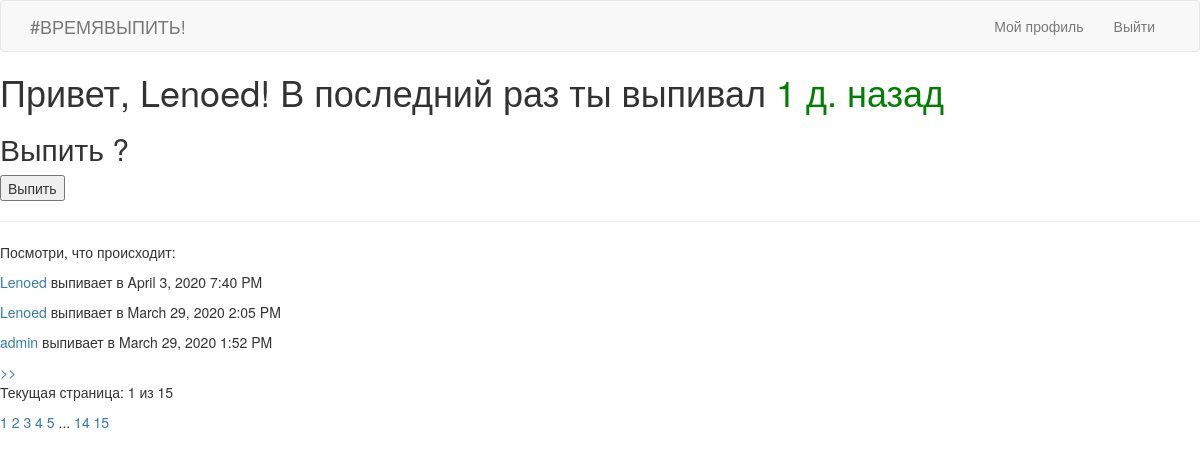
Screenshot of /index (signed in) with the database file from the repository.
### app/models.py (models this page shows, shortened)
class User(db.Model, UserMixin):
	id = db.Column(db.Integer, primary_key = True)
	username = db.Column(db.String(64), index = True, unique = True)
	regtime = db.Column(db.DateTime, index = True, default = datetime.utcnow())
	last_seen = db.Column(db.DateTime, default = datetime.utcnow())
	email = db.Column(db.String(128), index = True, unique = True)
	password_hash = db.Column(db.String(128))
	drink = db.relationship('Drinks', backref='author', lazy='dynamic')
	private_stat = db.Column(db.Boolean)
	current_state = db.Column(db.Integer, default = 0)
	followed = db.relationship('User', secondary=followers,
    	primaryjoin=(followers.c.follower_id == id),
    	secondaryjoin=(followers.c.followed_id == id),
    	backref=db.backref('followers', lazy='dynamic'), lazy='dynamic')
	def followed_drinks(self):
		followed = Drinks.query.join(
            followers, (followers.c.followed_id == Drinks.user_id)).filter(
                followers.c.follower_id == self.id)
		own = Drinks.query.filter_by(user_id=self.id)
		return followed.union(own).order_by(Drinks.drinkTime.desc())
	def det_currentstate(self):
		d = Drinks.query.filter_by(user_id=self.id).order_by(Drinks.drinkTime.desc()).all()
		if len(d) != 0:
			self.current_state = (datetime.utcnow() - d[0].drinkTime).days
		else: self.current_state = None

class Drinks(db.Model):
	id = db.Column(db.Integer, primary_key = True)
	isDrinking = db.Column(db.Boolean)
	drinkTime = db.Column(db.DateTime, index = True, default = datetime.utcnow())
	user_id = db.Column(db.Integer, db.ForeignKey('user.id'))

### app/routes.py (the view)
@app.route('/', methods = ['GET', 'POST'])
@app.route('/index', methods = ['GET', 'POST'])
@login_required
def index():
	page = request.args.get('page', 1, type = int)
	form = DrinkForm()
	current_user.det_currentstate()
	db.session.commit()
	if form.validate_on_submit():
		drink = Drinks(author = current_user)
		db.session.add(drink)
		db.session.commit()
		flash(_('Запись сделана в вашем профиле !'))
		return redirect(url_for('index'))
	drinks = current_user.followed_drinks().paginate(page, app.config['POSTS_PER_PAGE'], True)
	next_url = url_for('index', page = drinks.next_num) \
		if drinks.has_next else None
	prev_url = url_for('index', page = drinks.prev_num) \
		if drinks.has_prev else None
	page_form = PageForm()
	total_pages = drinks.pages
	drinks_pagination = drinks.iter_pages(left_edge=2, left_current=2, right_current=5, right_edge=2)
	return render_template('index.html', title = 'Главная', form = form, page = page, total_pages = total_pages,
						   drinks = drinks.items, next_url = next_url, prev_url = prev_url, page_form = page_form,
						   drinks_pagination = drinks_pagination)

### app/forms.py
class DrinkForm(FlaskForm):
	submit = SubmitField(_l('Выпить'))

class PageForm(FlaskForm):
	page = StringField('Номер страницы', validators = [DataRequired()])
	submit = SubmitField('Перейти')

### app/models.py (called while the page is built)
@login.user_loader #настройка flask_login user_loader на БД
def load_user(id):
	return User.query.get(int(id))

### app/templates/index.html (shortened to what this page needs)
{% extends 'base.html' %}
{% block content %}
{% if current_user.current_state == None %}
<h1> Привет, {{ current_user.username }}! <span style="color: green">Похоже ты еще ни разу не пил, либо не отмечался здесь</span></h1>
<h2> Выпить ?</h2>
<form action="" method="post">
    {{ form.hidden_tag() }}
    <p>{{ form.submit() }}</p>
</form>
{% elif current_user.current_state > 0 %}
<h1> Привет, {{ current_user.username }}! В последний раз ты выпивал <span style="color: green">{{ current_user.current_state }} д. назад</span>
</h1>
<h2> Выпить ?</h2>
<form action="" method="post">
    <p>{{ form.submit() }}</p>
</form>
{% elif current_user.current_state == 0 %}
<h1> Привет, {{ current_user.username }}! <span style="color: red">Сегодня ты уже выпивал</span></h1>
{% endif %}
<hr>
<p>Посмотри, что происходит:</p>
{% for drink in drinks %}
<p><a href="/user/{{ drink.author.username }}">{{ drink.author.username }}</a> выпивает в {{
    moment(drink.drinkTime).format('LLL') }}</p>
{% endfor %}
{% if next_url %} <a href="{{ next_url }}"> >> </a> {% endif %}
<p> Текущая страница: {{ page }} из {{ total_pages }}</p>
{% for page in drinks_pagination %}
{% if page == None %}
...
{% else %}
<a href="/?page={{ page }}">{{ page }}</a>
{% endif %}
{% endfor %}
{% endblock %}

### rows the page displays
User: username "Lenoed", current_state "1"
Drinks: author.username "Lenoed", drinkTime "April 3, 2020 7:40 PM"
Drinks: author.username "Lenoed", drinkTime "March 29, 2020 2:05 PM"
Drinks: author.username "admin", drinkTime "March 29, 2020 1:52 PM"

### other values shown
{{ page }} "1"
{{ total_pages }} "15"
{{ page }} "1" "2" "3" "4" "5" "14" "15"
